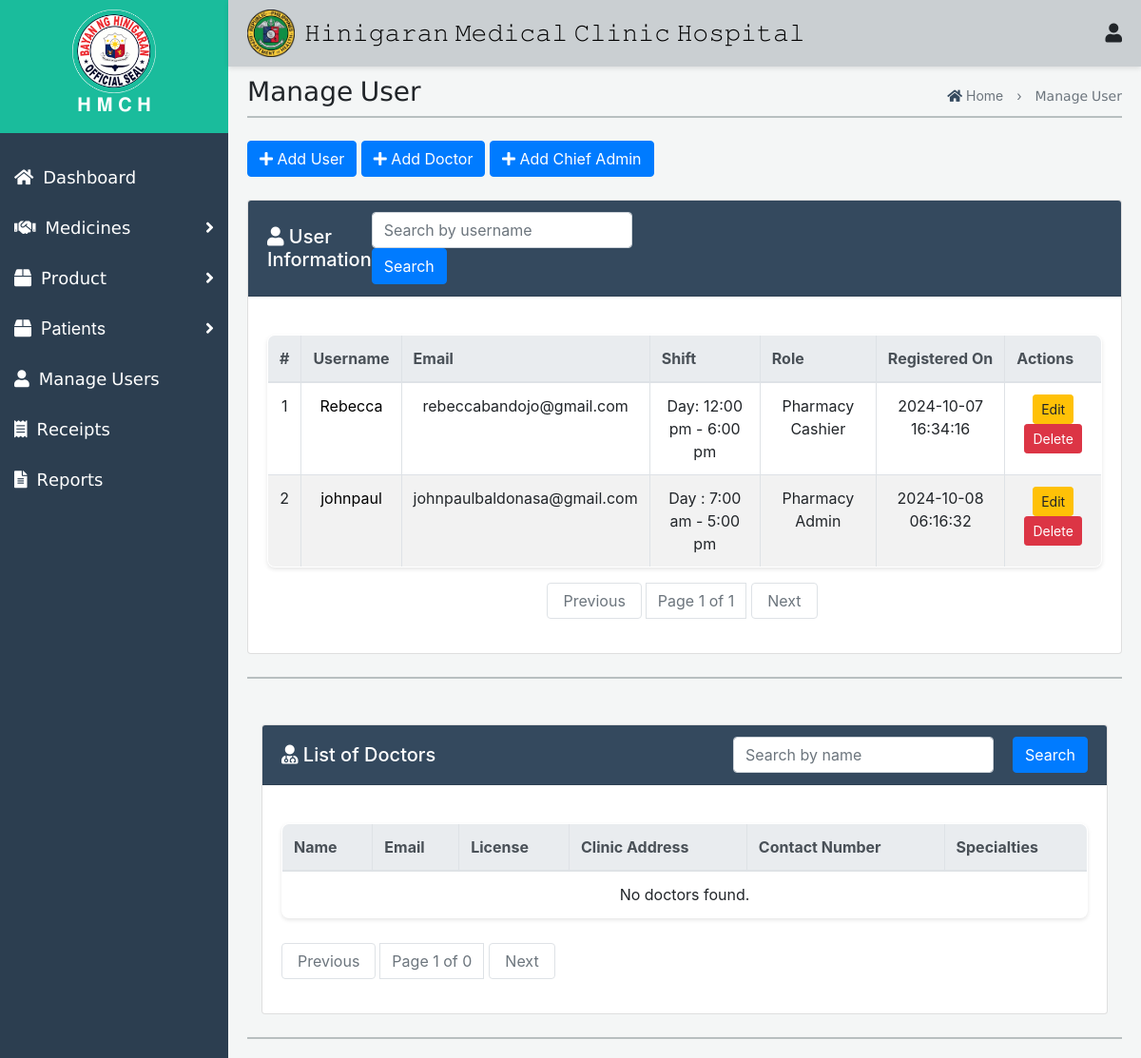
Before: /Admin/ManageUser.php with the older database file.
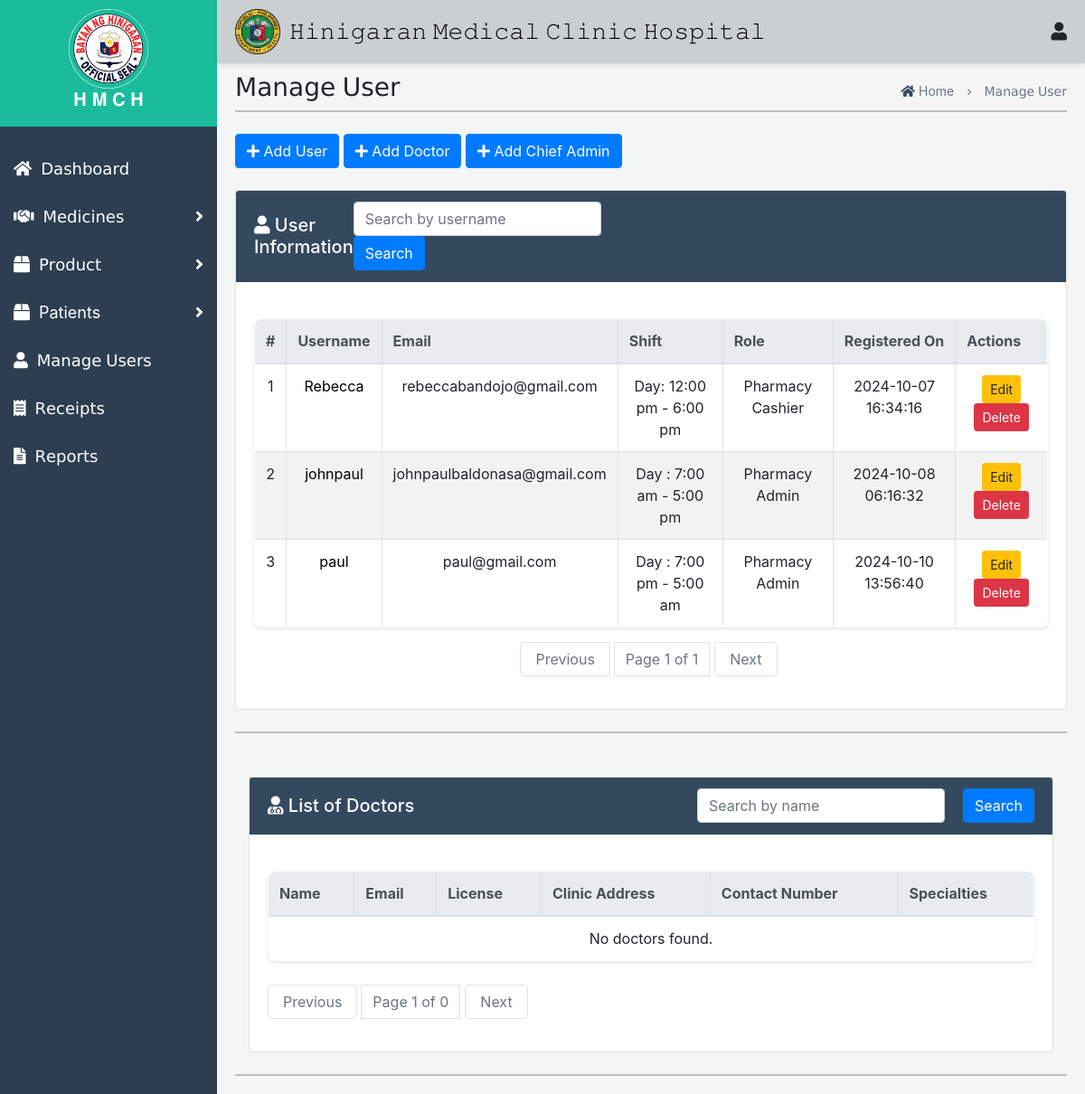
After: the same page with the newer database file.
### tables this page shows
CREATE TABLE `users` (
  `id` int(11) NOT NULL,
  `username` varchar(50) NOT NULL,
  `email` varchar(100) NOT NULL,
  `password` varchar(255) NOT NULL,
  `shift` enum('Day : 6:00 am - 12:00 pm','Day: 12:00 pm - 6:00 pm','Night: 6:00 pm - 12:00 am','Night: 12:00 am - 6:00 am','Day : 7:00 am - 5:00 pm','Day : 7:00 pm - 5:00 am') NOT NULL,
  `role` enum('Pharmacy Staff','Pharmacy Admin','Pharmacy Cashier') NOT NULL,
  `profile_image` varchar(255) NOT NULL,
  `created_at` timestamp NOT NULL DEFAULT current_timestamp()
);

### Admin/ManageUser.php (the view, shortened to what the changed rows need)
<!DOCTYPE html>
<html lang="en">
<head>
    <link rel="stylesheet" href="Med.css">
     <link rel="stylesheet" href="Receipt.css">
    <link href="https://maxcdn.bootstrapcdn.com/bootstrap/4.5.2/css/bootstrap.min.css" rel="stylesheet">
    <link href="https://cdnjs.cloudflare.com/ajax/libs/font-awesome/5.15.4/css/all.min.css" rel="stylesheet">
</head>
<body>
    <div class="top-nav">
    <div class="icon-container">
        <h1>𝙷𝚒𝚗𝚒𝚐𝚊𝚛𝚊𝚗 𝙼𝚎𝚍𝚒𝚌𝚊𝚕 𝙲𝚕𝚒𝚗𝚒𝚌 𝙷𝚘𝚜𝚙𝚒𝚝𝚊𝚕</h1>
    </div>
    </div>
    <div id="mySidenav" class="side-nav">
        <div class="logo-container">
            <h2>𝐇 𝐌 𝐂 𝐇</h2>
        </div>
    </div>
   <div id="mainContent" class="main-content">
<?php
$conn = new mysqli('localhost', 'root', '', 'database');
$itemsPerPage = 6;
$currentPage = isset($_GET['page']) ? (int)$_GET['page'] : 1;
$offset = ($currentPage - 1) * $itemsPerPage;
$searchQuery = isset($_GET['search']) ? $_GET['search'] : '';
$sql = "SELECT * FROM users WHERE username LIKE ? LIMIT ?, ?";
$stmt = $conn->prepare($sql);
$searchTerm = "%" . $searchQuery . "%";
$stmt->bind_param("sii", $searchTerm, $offset, $itemsPerPage);
$stmt->execute();
$userResults = $stmt->get_result();
?><br>
<div class="card mt-4">
    <div class="card-body">
        <table class="table table-bordered">
            <thead class="thead-light">
                <tr>
                    <th>#</th>
                    <th>Username</th>
                    <th>Email</th>
                    <th>Shift</th>
                    <th>Role</th>
                    <th>Registered On</th>
                    <th>Actions</th>
                </tr>
            </thead>
                <tbody>
               <?php
    if ($userResults->num_rows > 0) {
        $index = $offset + 1;
        while ($user = $userResults->fetch_assoc()) {
            echo "<tr>";
            echo "<td>{$index}</td>";
            echo "<td><a class='user-link' data-toggle='modal' data-target='#userModal'
                        data-username='{$user['username']}'
                        data-email='{$user['email']}'
                        data-shift='{$user['shift']}'
                        data-role='{$user['role']}'
                        data-created-at='{$user['created_at']}'
                        data-image='{$user['profile_image']}'>
                        {$user['username']}</a></td>";
            echo "<td>{$user['email']}</td>";
            echo "<td>{$user['shift']}</td>";
            echo "<td>{$user['role']}</td>";
            echo "<td>{$user['created_at']}</td>";
            echo "<td>
                    <button class='btn btn-warning btn-sm' data-toggle='modal' data-target='#editModal{$user['id']}'>Edit</button>
                    <button class='btn btn-danger btn-sm' data-toggle='modal' data-target='#deleteModal{$user['id']}'>Delete</button>
                  </td>";
            echo "</tr>";
            $index++;
        }
    } else {
        echo "<tr><td colspan='7' class='text-center'>No users found.</td></tr>";
    }
    ?>
    </tbody>
        </table>
    </div>
</div><br>
 <div class="container mt-5">
    <div class="card">
        <div class="card-body">
            <table class="table table-bordered">
                <thead class="thead-light">
                    <tr>
                        <th>Name</th>
                        <th>Email</th>
                        <th>License</th>
                        <th>Clinic Address</th>
                        <th>Contact Number</th>
                        <th>Specialties</th>
                    </tr>
                </thead>
            </table>
            </div>
        </div>
    </div><br>
    </div>
        <link href="https://cdnjs.cloudflare.com/ajax/libs/font-awesome/5.15.4/css/all.min.css" rel="stylesheet">
</body>
</html>

Changed rows visible on the page:
added users: username "paul", email "paul@gmail.com", shift "Day : 7:00 pm - 5:00 am", role "Pharmacy Admin", created_at "2024-10-10 13:56:40"
